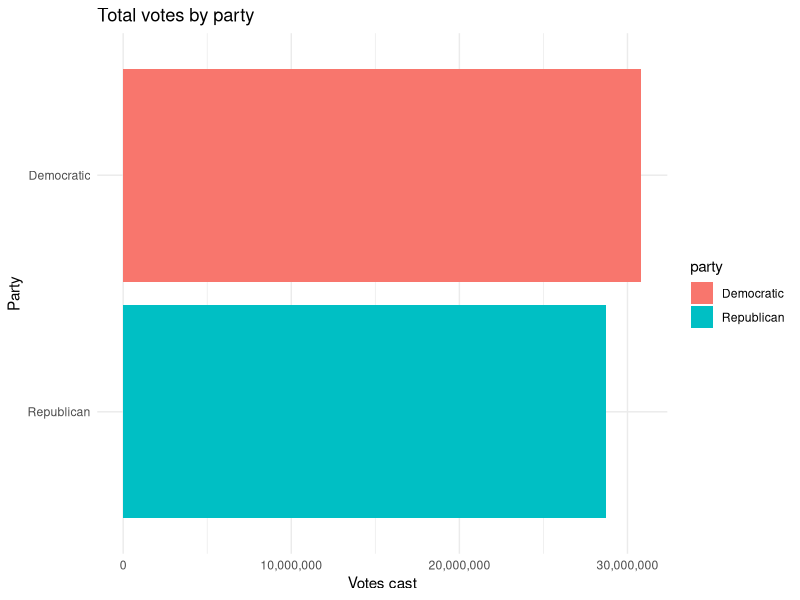
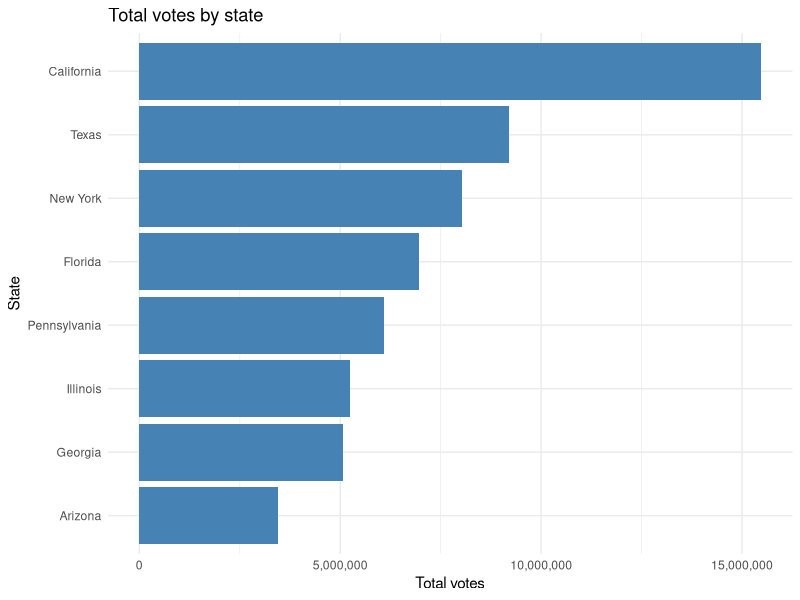

Here is the R script that generated these plots, in order:
## ---- chunk 1
library(tidyverse)

results <- read_csv("data/election_results.csv")
## ---- chunk 2
party_totals <- results |>
  group_by(party) |>
  summarise(votes = sum(votes), .groups = "drop") |>
  arrange(desc(votes))

party_totals
## ---- chunk 3
party_totals |>
  ggplot(aes(x = reorder(party, votes), y = votes, fill = party)) +
  geom_col() +
  coord_flip() +
  labs(
    title = "Total votes by party",
    x = "Party",
    y = "Votes cast"
  ) +
  scale_y_continuous(labels = scales::comma) +
  theme_minimal()
## ---- chunk 4
state_summary <- results |>
  group_by(state) |>
  summarise(
    total_votes = sum(votes),
    democratic_votes = sum(votes[party == "Democratic"]),
    republican_votes = sum(votes[party == "Republican"]),
    margin = democratic_votes - republican_votes,
    .groups = "drop"
  ) |>
  arrange(desc(total_votes))

state_summary
## ---- chunk 5
state_summary |>
  ggplot(aes(x = reorder(state, total_votes), y = total_votes)) +
  geom_col(fill = "steelblue") +
  coord_flip() +
  labs(
    title = "Total votes by state",
    x = "State",
    y = "Total votes"
  ) +
  scale_y_continuous(labels = scales::comma) +
  theme_minimal()
## ---- chunk 6
closest_races <- results |>
  group_by(state) |>
  summarise(
    democratic_votes = sum(votes[party == "Democratic"]),
    republican_votes = sum(votes[party == "Republican"]),
    margin = abs(democratic_votes - republican_votes),
    winner = if_else(democratic_votes > republican_votes, "Democratic", "Republican"),
    .groups = "drop"
  ) |>
  arrange(margin)

closest_races
